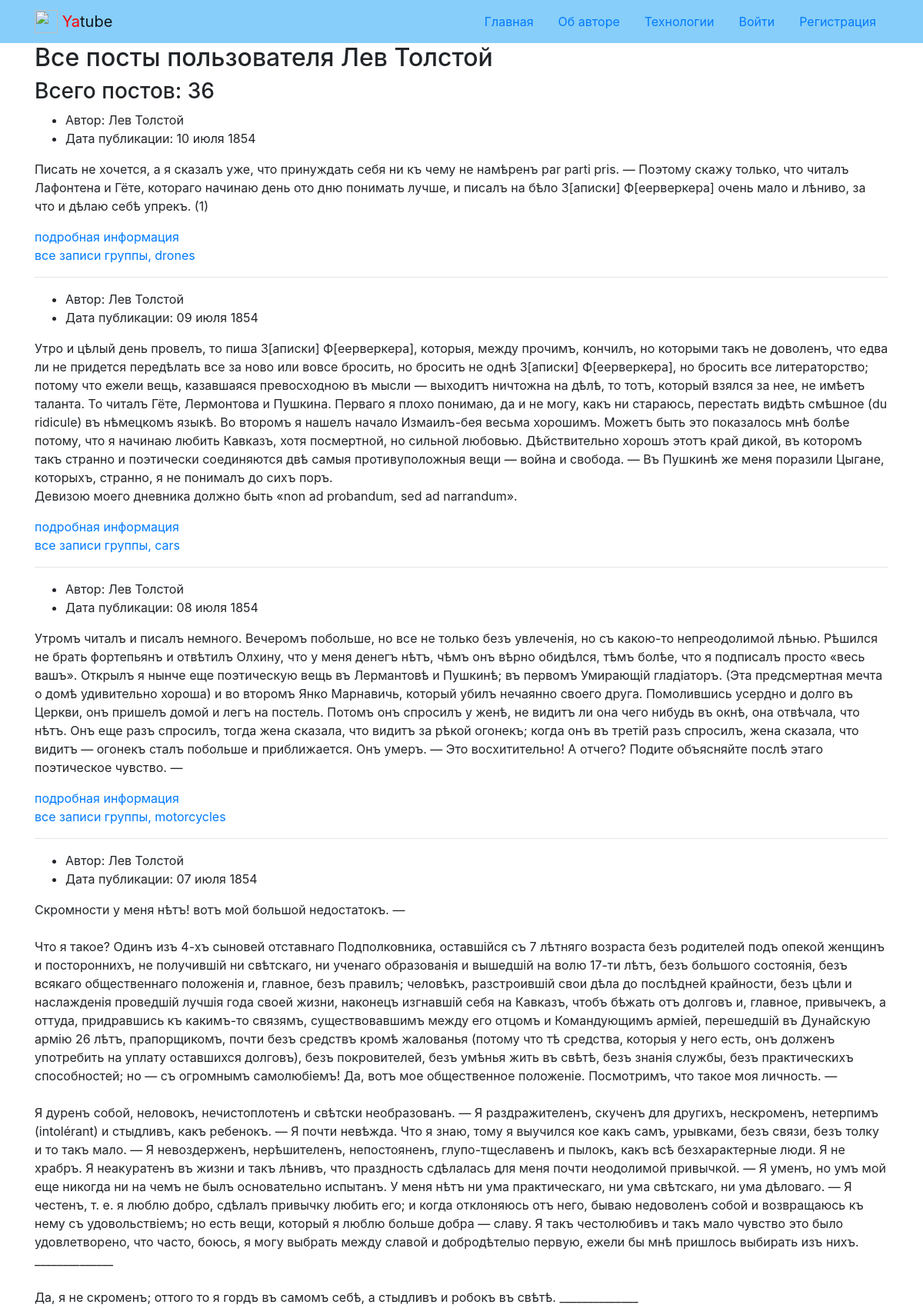
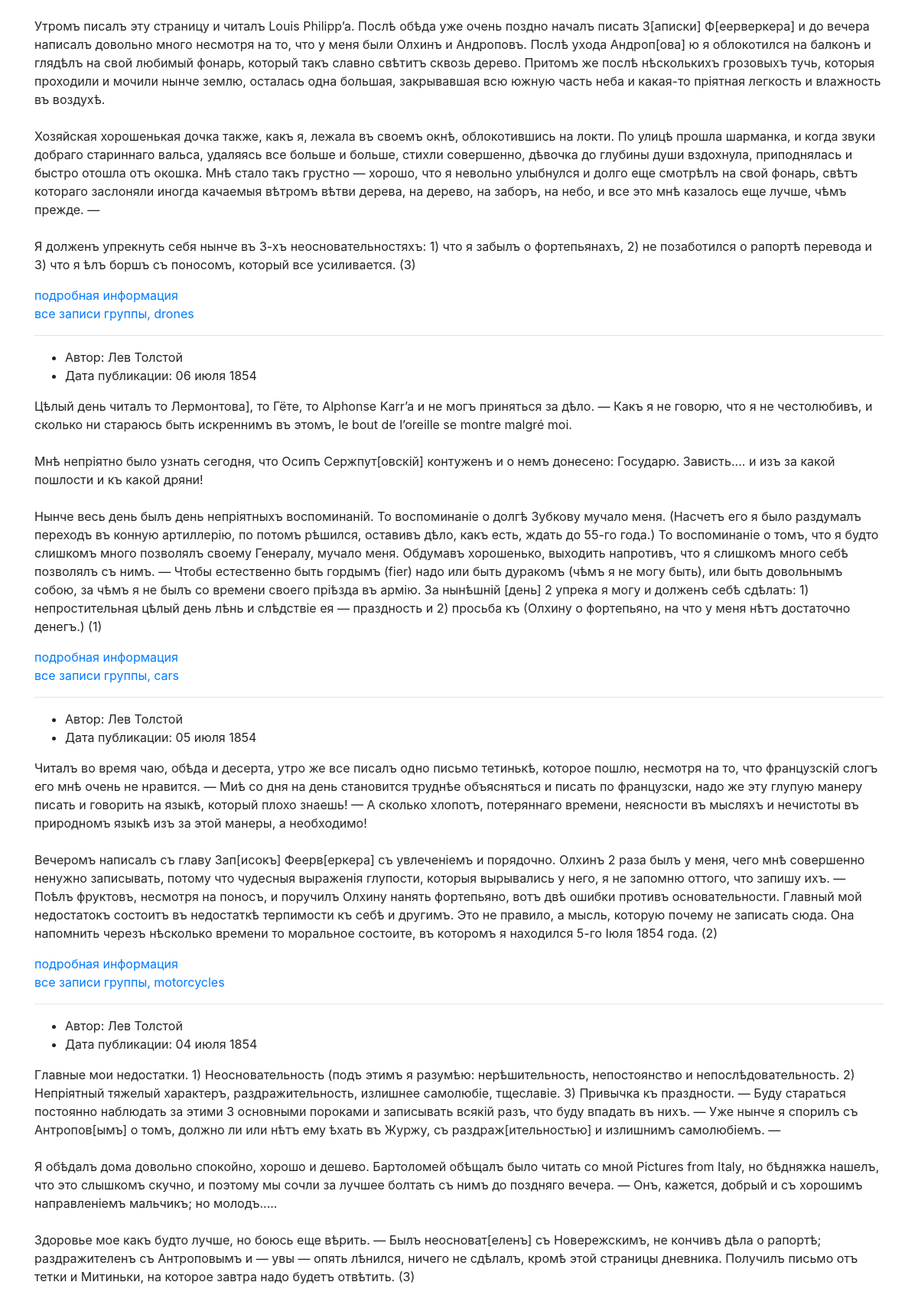
The page /profile/leo/?page=3 (upper part) on the database its author committed (2 pictures, top to bottom).
### posts/models.py (models this page shows, shortened)
class Post(models.Model):
    text = models.TextField(
        max_length=200, verbose_name='Текст',
    )
    pub_date = models.DateTimeField(
        auto_now_add=True, verbose_name='Дата'
    )
    author = models.ForeignKey(
        User,
        on_delete=models.CASCADE,
        related_name='posts',
        verbose_name='Автор'
    )
    group = models.ForeignKey(
        Group, blank=True, null=True,
        on_delete=models.SET_NULL,
        related_name='posts',
        verbose_name='Группа',
    )
    image = models.ImageField(
        'Картинка',
        upload_to='posts/',
        blank=True
    )
    class Meta:
        ordering = ('-pub_date',)
        verbose_name_plural = 'Посты'

class Group(models.Model):
    title = models.CharField(
        verbose_name='Информация о группах',
        max_length=200
    )
    slug = models.SlugField(
        max_length=200, unique=True,
        db_index=True, verbose_name='slug'
    )
    description = models.TextField(
        verbose_name='Описание'
    )
    class Meta:
        verbose_name_plural = 'Группы'

### posts/views.py (the view)
# urls.py: path('profile/<str:username>/', views.profile, name='profile'),
def profile(request, username):
    author = get_object_or_404(User, username=username)
    user_posts = author.posts.select_related('group')
    post_count = user_posts.count()
    paginator = Paginator(user_posts, 10)
    page_number = request.GET.get('page')
    page_obj = paginator.get_page(page_number)
    title = f'Профаил пользователя {username}'
    context = {
        'title': title,
        'page_obj': page_obj,
        'post_count': post_count,
        'author': author,
    }
    return render(request, 'posts/profile.html', context)

### core/context_processors/year.py (called while the page is built)
def year(request):
    return {
        'year': datetime.now().year
    }

### templates/posts/profile.html (shortened to what this page needs)
{% extends "base.html" %}
{% block content %}
{% load thumbnail %}
<div class="container ru-5">
  <h2>Все посты пользователя {{ author.get_full_name }}</h2>
  <h3>Всего постов: {{ post_count }} </h3>
  {% for post in page_obj %}
  <article>
    <ul>
      <li>
        Автор: {{ post.author.get_full_name }}
      </li>
      <li>
        Дата публикации: {{ post.pub_date|date:"d E Y" }}
      </li>
    </ul>
    <p>{{ post.text|linebreaksbr }}</p>
  <a href="{% url 'posts:post_detail' post.id %}"> подробная информация </a>
  </article>
  {% if post.group %}
  <a href="{% url 'posts:group_list' post.group.slug %}">все записи группы, {{ post.group.slug }}</a>
  {% endif %}
  {% if not forloop.last %}<hr>{% endif %}
  {% endfor %}
</div>
{% endblock %}

### rows shown on the page
Post: author.get_full_name "Лев Толстой", pub_date "10 июля 1854", text "Писать не хочется, а я сказалъ уже, что принуждать себя ни къ чему не намѣренъ par parti pris. — Поэтому скажу только, что читалъ Лафонтена и Гёте, котораго начинаю день ото дню понимать лучше, и писалъ на бѣло З[аписки] Ф[еерверкера] очень мало и лѣниво, за что и дѣлаю себѣ упрекъ. (1)", group.slug "drones"
Post: author.get_full_name "Лев Толстой", pub_date "09 июля 1854", text "Утро и цѣлый день провелъ, то пиша З[аписки] Ф[еерверкера], которыя, между прочимъ, кончилъ, но которыми такъ не доволенъ, что едва ли не придется передѣлать все за ново или вовсе бросить, но бросить не однѣ З[аписки] Ф[еерверкера], но бросить все литераторство; потому что ежели вещь, казавшаяся превосходною въ мысли — выходитъ ничтожна на дѣлѣ, то тотъ, который взялся за нее, не имѣетъ таланта. То читалъ Гёте, Лермонтова и Пушкина. Перваго я плохо понимаю, да и не могу, какъ ни стараюсь, перестать видѣть смѣшное (du ridicule) въ нѣмецкомъ языкѣ. Во второмъ я нашелъ начало Измаилъ-бея весьма хорошимъ. Можетъ быть это показалось мнѣ болѣе потому, что я начинаю любить Кавказъ, хотя…", group.slug "cars"
Post: author.get_full_name "Лев Толстой", pub_date "08 июля 1854", text "Утромъ читалъ и писалъ немного. Вечеромъ побольше, но все не только безъ увлеченія, но съ какою-то непреодолимой лѣнью. Рѣшился не брать фортепьянъ и отвѣтилъ Олхину, что у меня денегъ нѣтъ, чѣмъ онъ вѣрно обидѣлся, тѣмъ болѣе, что я подписалъ просто «весь вашъ». Открылъ я нынче еще поэтическую вещь въ Лермантовѣ и Пушкинѣ; въ первомъ Умирающій гладіаторъ. (Эта предсмертная мечта о домѣ удивительно хороша) и во второмъ Янко Марнавичь, который убилъ нечаянно своего друга. Помолившись усердно и долго въ Церкви, онъ пришелъ домой и легъ на постель. Потомъ онъ спросилъ у женѣ, не видитъ ли она чего нибудь въ окнѣ, она отвѣчала, что нѣтъ. Онъ еще разъ спросилъ, тогда жена сказала, что видитъ за…", group.slug "motorcycles"
Post: author.get_full_name "Лев Толстой", pub_date "07 июля 1854", text "Скромности у меня нѣтъ! вотъ мой большой недостатокъ. — Что я такое? Одинъ изъ 4-хъ сыновей отставнаго Подполковника, оставшійся съ 7 лѣтняго возраста безъ родителей подъ опекой женщинъ и постороннихъ, не получившій ни свѣтскаго, ни ученаго образованія и вышедшій на волю 17-ти лѣтъ, безъ большого состоянія, безъ всякаго общественнаго положенія и, главное, безъ правилъ; человѣкъ, разстроившій свои дѣла до послѣдней крайности, безъ цѣли и наслажденія проведшій лучшія года своей жизни, наконецъ изгнавшій себя на Кавказъ, чтобъ бѣжать отъ долговъ и, главное, привычекъ, а оттуда, придравшись къ какимъ-то связямъ, существовавшимъ между его отцомъ и Командующимъ арміей, перешедшій въ Дунайскую…", group.slug "drones"
Post: author.get_full_name "Лев Толстой", pub_date "06 июля 1854", text "Цѣлый день читалъ то Лермонтова], то Гёте, то Alphonse Karr’a и не могъ приняться за дѣло. — Какъ я не говорю, что я не честолюбивъ, и сколько ни стараюсь быть искреннимъ въ этомъ, le bout de l’oreille se montre malgré moi. Мнѣ непріятно было узнать сегодня, что Осипъ Сержпут[овскій] контуженъ и о немъ донесено: Государю. Зависть.... и изъ за какой пошлости и къ какой дряни! Нынче весь день былъ день непріятныхъ воспоминаній. То воспоминаніе о долгѣ Зубкову мучало меня. (Насчетъ его я было раздумалъ переходъ въ конную артиллерію, по потомъ рѣшился, оставивъ дѣло, какъ есть, ждать до 55-го года.) То воспоминаніе о томъ, что я будто слишкомъ много позволялъ своему Генералу, мучало меня.…", group.slug "cars"
Post: author.get_full_name "Лев Толстой", pub_date "05 июля 1854", text "Читалъ во время чаю, обѣда и десерта, утро же все писалъ одно письмо тетинькѣ, которое пошлю, несмотря на то, что французскій слогъ его мнѣ очень не нравится. — Миѣ со дня на день становится труднѣе объясняться и писать по французски, надо же эту глупую манеру писать и говорить на языкѣ, который плохо знаешь! — А сколько хлопотъ, потеряннаго времени, неясности въ мысляхъ и нечистоты въ природномъ языкѣ изъ за этой манеры, а необходимо! Вечеромъ написалъ съ главу Зап[исокъ] Феерв[еркера] съ увлеченіемъ и порядочно. Олхинъ 2 раза былъ у меня, чего мнѣ совершенно ненужно записывать, потому что чудесныя выраженія глупости, которыя вырывались у него, я не запомню оттого, что запишу ихъ. — Поѣлъ…", group.slug "motorcycles"
Post: author.get_full_name "Лев Толстой", pub_date "04 июля 1854", text "Главные мои недостатки. 1) Неосновательность (подъ этимъ я разумѣю: нерѣшительность, непостоянство и непослѣдовательность. 2) Непріятный тяжелый характеръ, раздражительность, излишнее самолюбіе, тщеславіе. 3) Привычка къ праздности. — Буду стараться постоянно наблюдать за этими 3 основными пороками и записывать всякій разъ, что буду впадать въ нихъ. — Уже нынче я спорилъ съ Антропов[ымъ] о томъ, должно ли или нѣтъ ему ѣхать въ Журжу, съ раздраж[ительностью] и излишнимъ самолюбіемъ. — Я обѣдалъ дома довольно спокойно, хорошо и дешево. Бартоломей обѣщалъ было читать со мной Pictures from Italy, но бѣдняжка нашелъ, что это слышкомъ скучно, и поэтому мы сочли за лучшее болтать съ нимъ до…"

### other values the page prints
{{ author.get_full_name }} "Лев Толстой"
{{ post_count }} "36"
